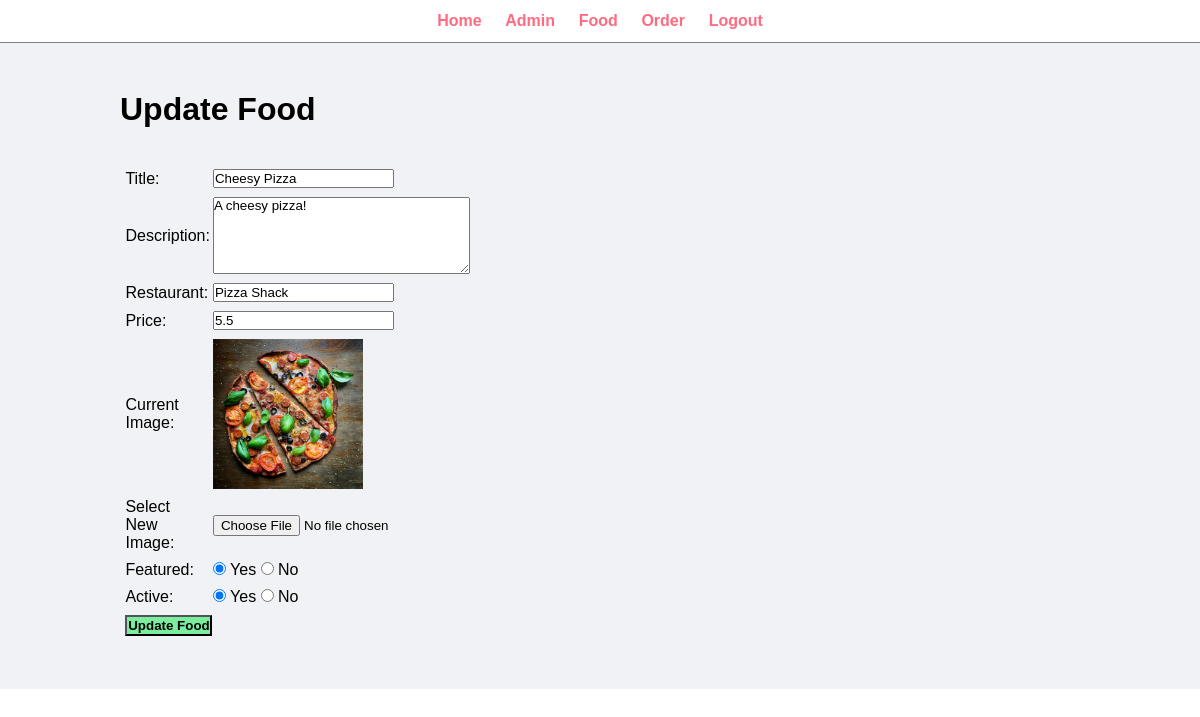
Screenshot of /FoodDelivery/admin/update-food.php?id=1 (signed in) with the database file from the repository.
### tables this page shows
CREATE TABLE `food` (
  `FoodID` int(11) NOT NULL,
  `title` varchar(255) NOT NULL,
  `description` varchar(255) NOT NULL,
  `restaurant` varchar(255) NOT NULL,
  `price` float NOT NULL,
  `image_name` varchar(255) NOT NULL,
  `featured` varchar(255) NOT NULL,
  `active` varchar(255) NOT NULL
);

### FoodDelivery/admin/update-food.php (the view, shortened to what this page needs)
<?php include('partials/menu.php');
?>
<?php
    if(isset($_GET['id']))
    {
        $id = $_GET['id'];
        $sql2 = "SELECT * FROM food WHERE FoodID = $id";
        $res2 = mysqli_query($conn, $sql2);
        $row2 = mysqli_fetch_assoc($res2);
        $title = $row2['title'];
        $description = $row2['description'];
        $restaurant=$row2['restaurant'];
        $price = $row2['price'];
        $current_image = $row2['image_name'];
        $featured = $row2['featured'];
        $active = $row2['active'];
    }
    else
    {
        header('location:manage-food.php');
    }
?>
<div class="main-content">
    <div class="wrapper">
        <h1>Update Food</h1>
        <br><br>
        <form action="" method="POST" enctype="multipart/form-data">
        <table class="tbl-30">
            <tr>
                <td>Title: </td>
                <td>
                    <input type="text" name="title" value="<?php echo $title; ?>">
                </td>
            </tr>
            <tr>
                <td>Description: </td>
                <td>
                    <textarea name="description" cols="30" rows="5"><?php echo $description; ?></textarea>
                </td>
            </tr>
               <tr>
                <td>Restaurant:</td>
                <td>
                    <input type="text" name="restaurant" value="<?php echo $restaurant; ?>">
                </td>
            </tr>
            <tr>
                <td>Price: </td>
                <td>
                      <input type="text" name="price" value="<?php echo $price; ?>">
                </td>
            </tr>
            <tr>
                <td>Current Image: </td>
                <td>
                    <?php
                        if($current_image == "")
                        {
                            echo "<div class='error'>Image not Available.</div>";
                        }
                        else
                        {
                            ?>
                            <img src="../images/food/<?php echo $current_image; ?>" width="150px">
                            <?php
                        }
                    ?>
                </td>
            </tr>
            <tr>
                <td>Select New Image: </td>
                <td>
                    <input type="file" name="image">
                </td>
            </tr>
            <tr>
                <td>Featured: </td>
                <td>
                    <input <?php if($featured=="Yes") {echo "checked";} ?> type="radio" name="featured" value="Yes"> Yes
                    <input <?php if($featured=="No") {echo "checked";} ?> type="radio" name="featured" value="No"> No
                </td>
            </tr>
            <tr>
                <td>Active: </td>
                <td>
                    <input <?php if($active=="Yes") {echo "checked";} ?> type="radio" name="active" value="Yes"> Yes
                    <input <?php if($active=="No") {echo "checked";} ?> type="radio" name="active" value="No"> No
                </td>
            </tr>
            <tr>
                <td>
                    <input type="submit" name="submit" value="Update Food" class="btn-secondary">
                </td>
            </tr>
        </table>
        </form>
    </div>
</div>

### FoodDelivery/css/admin.css (style rules this page uses)
* { margin: 0; padding: 0; font-family: Arial, Helvetica, sans-serif; }
.wrapper { padding: 1%; width: 80%; margin: 0 auto; }
.tbl-30 { width: 30%; }
table tr td { padding: 1%; }
.btn-secondary { background-color: #7bed9f; padding: 1%; color: black; text-decoration: none; font-weight: bold; }
.main-content { background-color: #f1f2f6; padding: 3% 0; }

### rows the page displays
food: title "Cheesy Pizza", description "A cheesy pizza!", restaurant "Pizza Shack", price "5.5", image_name (picture), featured "☑", active "☑"
